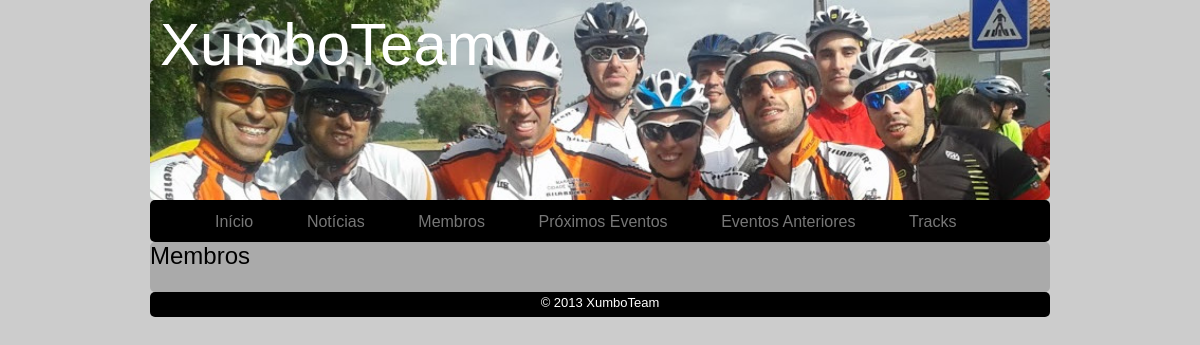
Page /xt/members on the earlier database version.
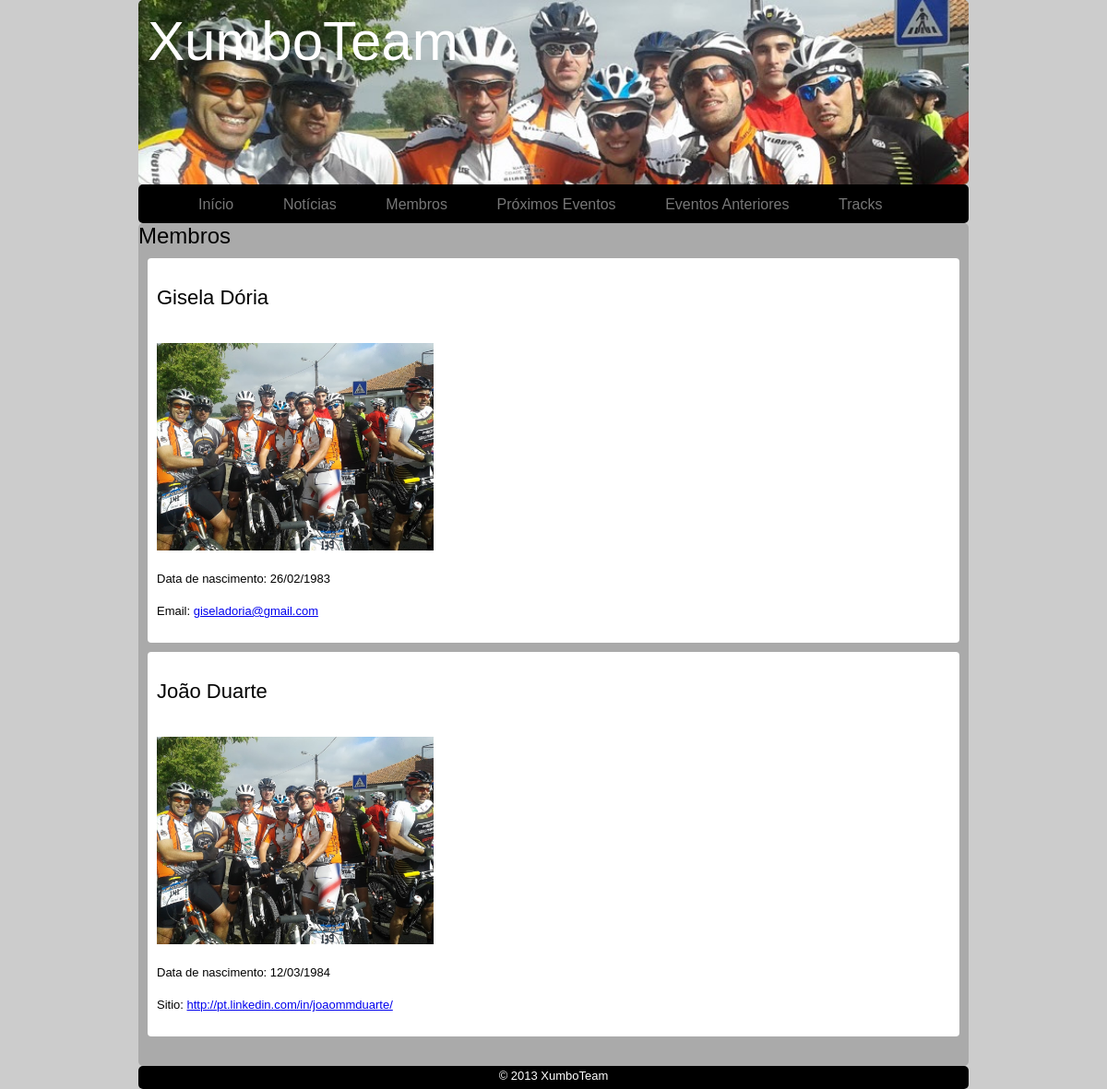
Same page on the later database version.
### xt/models.py (models this page shows, shortened)
class Member(models.Model):
    name = models.CharField(max_length=200)
    birthdate = models.DateField()
    url = models.URLField(blank=True)
    email = models.EmailField(blank=True)
    photo = models.ImageField(upload_to='profile_images', blank=True)

### xt/views.py (the view)
def members(request):
    members = Member.objects.order_by('name')
    return render_to_response('xt/members.html', {'members' : members}, context_instance=RequestContext(request))

### xt/templates/xt/members.html
{% extends "xt/base.html" %}
{% block content %}
<h1>
Membros
</h1>
		{% for m in members  %}
	<article >
		<header id=art>
			<p>{{ m.name }}</p>
		</header>
		<img src="{{ m.photo.url }}" width=300px />
		<p>Data de nascimento: {{ m.birthdate |date:"d/m/Y" }} </p>
		{% if m.url%}
			<p>Sitio: {{ m.url|urlize }}</p>
		{% endif %}
		{% if m.email%}
			<p>Email: {{ m.email |urlize }}</p>
		{% endif %}
	</article>
		{% endfor %}
{% endblock %}

### xt/templates/xt/base.html (shortened to what this page needs)
{% load static from staticfiles %}
<!DOCTYPE html>
<html>
<head>
<link rel="stylesheet" type="text/css" href="{{ STATIC_URL }}css/style.css" />
</head>
<body>
	<header>
		<h1>XumboTeam</h1>
	</header>
	<nav>
		<ul>
	        <li><a href="/xt">Início</a></li>
	        <li><a href="/xt/recent_news">Notícias</a></li>
			<li><a href="/xt/members">Membros</a></li>
            <li><a href="/xt/next_events"">Próximos Eventos</a></li>
			<li><a href="/xt/past_events"">Eventos Anteriores</a></li>
			<li><a href="/xt/track_list">Tracks</a></li>
        </ul>
	</nav>
	<section>
	 {% block content %}{% endblock %}
 <br />
	</section>
	<footer>
			&copy; 2013 XumboTeam
	</footer>
</body>
</html>

### xt/static/css/style.css (style rules this page uses)
header, nav, aside, section, article,footer { display: block; }
html { background-color: #cccccc; }
body { background-color: #cccccc; margin: 0 auto; width: 900px; font: 13px/22px Helvetica, Arial, sans-serif; }
nav { border-radius: 5px; height: 42px; width: 900px; background-color: #000000; }
nav ul { margin: 0 auto; width: 900px; list-style: none; }
nav ul li { display:inline; }
nav ul li a { border-radius: 5px; font-size: 16px; line-height: 44px; text-align: center; text-decoration: none; color: #777; padding: 11px 25px 9px 25px }
section { border-radius: 5px; margin: 0 auto; width: 900px; font: 13px/22px Arial, sans-serif; background-color: #aaaaaa; }
section h1 { font: 24px Helvetica, Arial, sans-serif; margin:0 auto; clear:both; }
article { border-radius: 4px; margin: 10px 10px; padding: 10px 10px; width: 860px; font: 13px/22px Helvetica, Arial, sans-serif; background-color: #ffffff; }
#art { background-image: none; width: auto; margin: 10px auto; background-color: #ffffff; font: 22px/22px Helvetica, Arial, sans-serif; height:50px; }
header { -moz-border-radius: 5px; border-radius: 5px; height:200px; margin: 0 auto; width: 900px; background-image:url('/static/xt.jpg'); background-size: cover; background-repeat: no-repeat; }
header h1 { font-weight:bold; font: 60px Arial, sans-serif; color: white; margin: 0 auto; padding: 10px 10px; }
footer { border-radius: 5px; height:25px; text-align:center; background-color: #000000; color: white; }

Differences in the rows shown:
added Member: name "Gisela Dória", photo (picture), birthdate "26/02/1983", email "giseladoria@gmail.com"
added Member: name "João Duarte", photo (picture), birthdate "12/03/1984", url "http://pt.linkedin.com/in/joaommduarte/"
